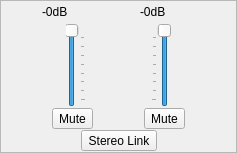
            <widget class="QFrame" name="frame_78">
             <property name="sizePolicy">
              <sizepolicy hsizetype="Expanding" vsizetype="Expanding">
               <horstretch>0</horstretch>
               <verstretch>0</verstretch>
              </sizepolicy>
             </property>
             <property name="frameShape">
              <enum>QFrame::StyledPanel</enum>
             </property>
             <property name="frameShadow">
              <enum>QFrame::Plain</enum>
             </property>
             <layout class="QVBoxLayout" name="verticalLayout_9">
              <property name="spacing">
               <number>1</number>
              </property>
              <property name="margin">
               <number>1</number>
              </property>
              <item>
               <layout class="QHBoxLayout" name="hLayout_78dB">
                <property name="spacing">
                 <number>3</number>
                </property>
                <item>
                 <spacer name="horizontalSpacer_59">
                  <property name="orientation">
                   <enum>Qt::Horizontal</enum>
                  </property>
                  <property name="sizeHint" stdset="0">
                   <size>
                    <width>40</width>
                    <height>20</height>
                   </size>
                  </property>
                 </spacer>
                </item>
                <item>
                 <widget class="QLabel" name="decibel7">
                  <property name="minimumSize">
                   <size>
                    <width>55</width>
                    <height>0</height>
                   </size>
                  </property>
                  <property name="text">
                   <string>-0dB</string>
                  </property>
                 </widget>
                </item>
                <item>
                 <spacer name="horizontalSpacer_35">
                  <property name="orientation">
                   <enum>Qt::Horizontal</enum>
                  </property>
                  <property name="sizeHint" stdset="0">
                   <size>
                    <width>40</width>
                    <height>20</height>
                   </size>
                  </property>
                 </spacer>
                </item>
                <item>
                 <widget class="QLabel" name="decibel8">
                  <property name="minimumSize">
                   <size>
                    <width>55</width>
                    <height>0</height>
                   </size>
                  </property>
                  <property name="text">
                   <string>-0dB</string>
                  </property>
                 </widget>
                </item>
                <item>
                 <spacer name="horizontalSpacer_60">
                  <property name="orientation">
                   <enum>Qt::Horizontal</enum>
                  </property>
                  <property name="sizeHint" stdset="0">
                   <size>
                    <width>40</width>
                    <height>20</height>
                   </size>
                  </property>
                 </spacer>
                </item>
               </layout>
              </item>
              <item>
               <layout class="QHBoxLayout" name="hLayout_78Vol">
                <property name="spacing">
                 <number>0</number>
                </property>
                <item>
                 <spacer name="horizontalSpacer_61">
                  <property name="orientation">
                   <enum>Qt::Horizontal</enum>
                  </property>
                  <property name="sizeHint" stdset="0">
                   <size>
                    <width>40</width>
                    <height>20</height>
                   </size>
                  </property>
                 </spacer>
                </item>
                <item>
                 <widget class="QSlider" name="sldInput7">
                  <property name="sizePolicy">
                   <sizepolicy hsizetype="Fixed" vsizetype="Expanding">
                    <horstretch>0</horstretch>
                    <verstretch>0</verstretch>
                   </sizepolicy>
                  </property>
                  <property name="minimum">
                   <number>-25600</number>
                  </property>
                  <property name="maximum">
                   <number>0</number>
                  </property>
                  <property name="singleStep">
                   <number>1000</number>
                  </property>
                  <property name="pageStep">
                   <number>10000</number>
                  </property>
                  <property name="orientation">
                   <enum>Qt::Vertical</enum>
                  </property>
                  <property name="tickPosition">
                   <enum>QSlider::TicksBelow</enum>
                  </property>
                  <property name="tickInterval">
                   <number>3276</number>
                  </property>
                 </widget>
                </item>
                <item>
                 <spacer name="horizontalSpacer_4">
                  <property name="orientation">
                   <enum>Qt::Horizontal</enum>
                  </property>
                  <property name="sizeHint" stdset="0">
                   <size>
                    <width>40</width>
                    <height>20</height>
                   </size>
                  </property>
                 </spacer>
                </item>
                <item>
                 <widget class="QSlider" name="sldInput8">
                  <property name="sizePolicy">
                   <sizepolicy hsizetype="Fixed" vsizetype="Expanding">
                    <horstretch>0</horstretch>
                    <verstretch>0</verstretch>
                   </sizepolicy>
                  </property>
                  <property name="minimum">
                   <number>-25600</number>
                  </property>
                  <property name="maximum">
                   <number>0</number>
                  </property>
                  <property name="singleStep">
                   <number>1000</number>
                  </property>
                  <property name="pageStep">
                   <number>10000</number>
                  </property>
                  <property name="orientation">
                   <enum>Qt::Vertical</enum>
                  </property>
                  <property name="tickPosition">
                   <enum>QSlider::TicksAbove</enum>
                  </property>
                  <property name="tickInterval">
                   <number>3276</number>
                  </property>
                 </widget>
                </item>
                <item>
                 <spacer name="horizontalSpacer_62">
                  <property name="orientation">
                   <enum>Qt::Horizontal</enum>
                  </property>
                  <property name="sizeHint" stdset="0">
                   <size>
                    <width>40</width>
                    <height>20</height>
                   </size>
                  </property>
                 </spacer>
                </item>
               </layout>
              </item>
              <item>
               <layout class="QHBoxLayout" name="hLayout_78Mute">
                <property name="spacing">
                 <number>0</number>
                </property>
                <item>
                 <spacer name="horizontalSpacer_63">
                  <property name="orientation">
                   <enum>Qt::Horizontal</enum>
                  </property>
                  <property name="sizeHint" stdset="0">
                   <size>
                    <width>40</width>
                    <height>20</height>
                   </size>
                  </property>
                 </spacer>
                </item>
                <item>
                 <widget class="QToolButton" name="muteButton7">
                  <property name="text">
                   <string>Mute</string>
                  </property>
                  <property name="checkable">
                   <bool>true</bool>
                  </property>
                 </widget>
                </item>
                <item>
                 <spacer name="horizontalSpacer_18">
                  <property name="orientation">
                   <enum>Qt::Horizontal</enum>
                  </property>
                  <property name="sizeHint" stdset="0">
                   <size>
                    <width>40</width>
                    <height>20</height>
                   </size>
                  </property>
                 </spacer>
                </item>
                <item>
                 <widget class="QToolButton" name="muteButton8">
                  <property name="text">
                   <string>Mute</string>
                  </property>
                  <property name="checkable">
                   <bool>true</bool>
                  </property>
                 </widget>
                </item>
                <item>
                 <spacer name="horizontalSpacer_64">
                  <property name="orientation">
                   <enum>Qt::Horizontal</enum>
                  </property>
                  <property name="sizeHint" stdset="0">
                   <size>
                    <width>40</width>
                    <height>20</height>
                   </size>
                  </property>
                 </spacer>
                </item>
               </layout>
              </item>
              <item>
               <layout class="QHBoxLayout" name="hLayout_78Stereo">
                <property name="spacing">
                 <number>0</number>
                </property>
                <item>
                 <spacer name="horizontalSpacer_65">
                  <property name="orientation">
                   <enum>Qt::Horizontal</enum>
                  </property>
                  <property name="sizeHint" stdset="0">
                   <size>
                    <width>40</width>
                    <height>20</height>
                   </size>
                  </property>
                 </spacer>
                </item>
                <item>
                 <widget class="QToolButton" name="linkButton78">
                  <property name="text">
                   <string>Stereo Link</string>
                  </property>
                  <property name="checkable">
                   <bool>true</bool>
                  </property>
                 </widget>
                </item>
                <item>
                 <spacer name="horizontalSpacer_66">
                  <property name="orientation">
                   <enum>Qt::Horizontal</enum>
                  </property>
                  <property name="sizeHint" stdset="0">
                   <size>
                    <width>40</width>
                    <height>20</height>
                   </size>
                  </property>
                 </spacer>
                </item>
               </layout>
              </item>
             </layout>
            </widget>
